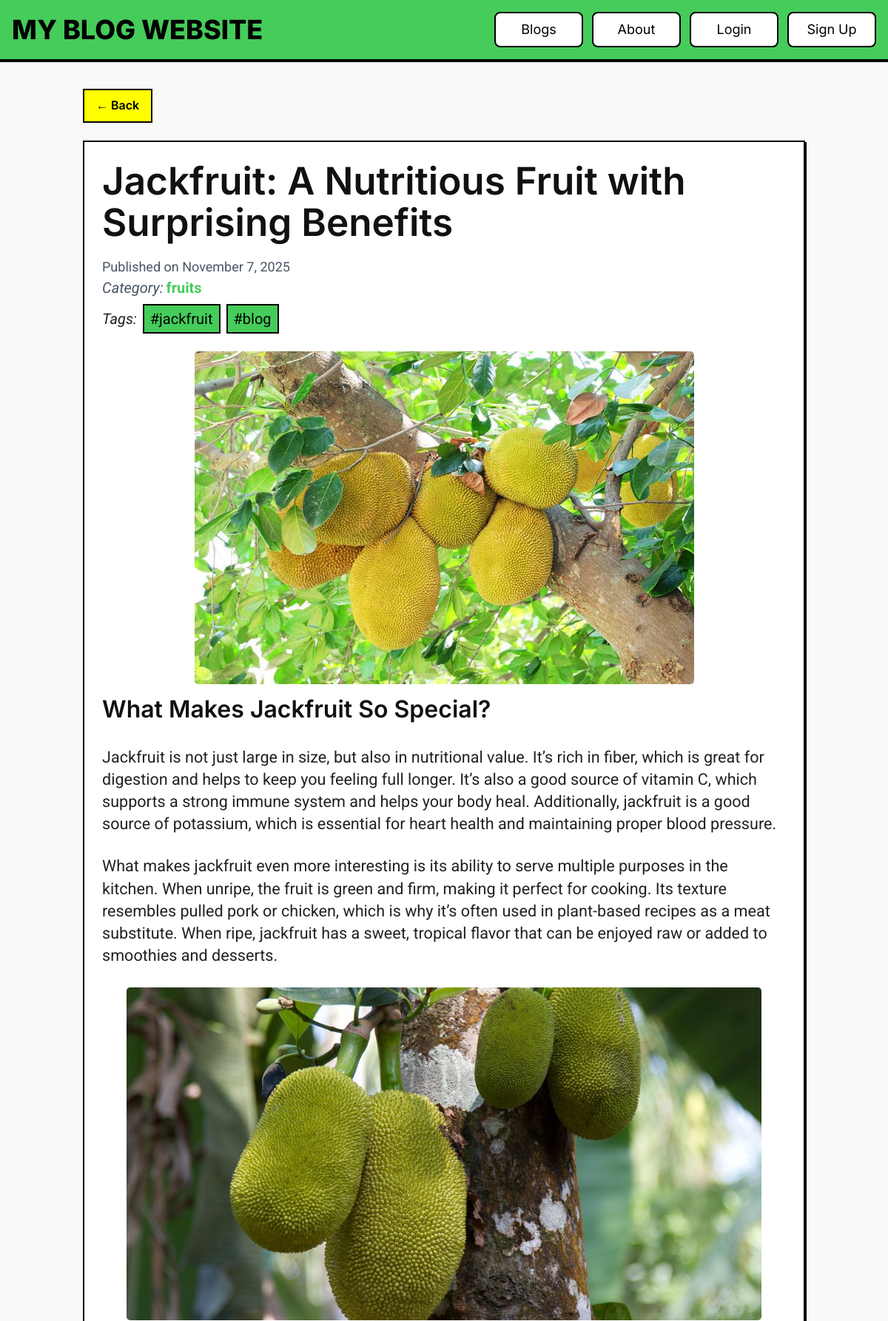
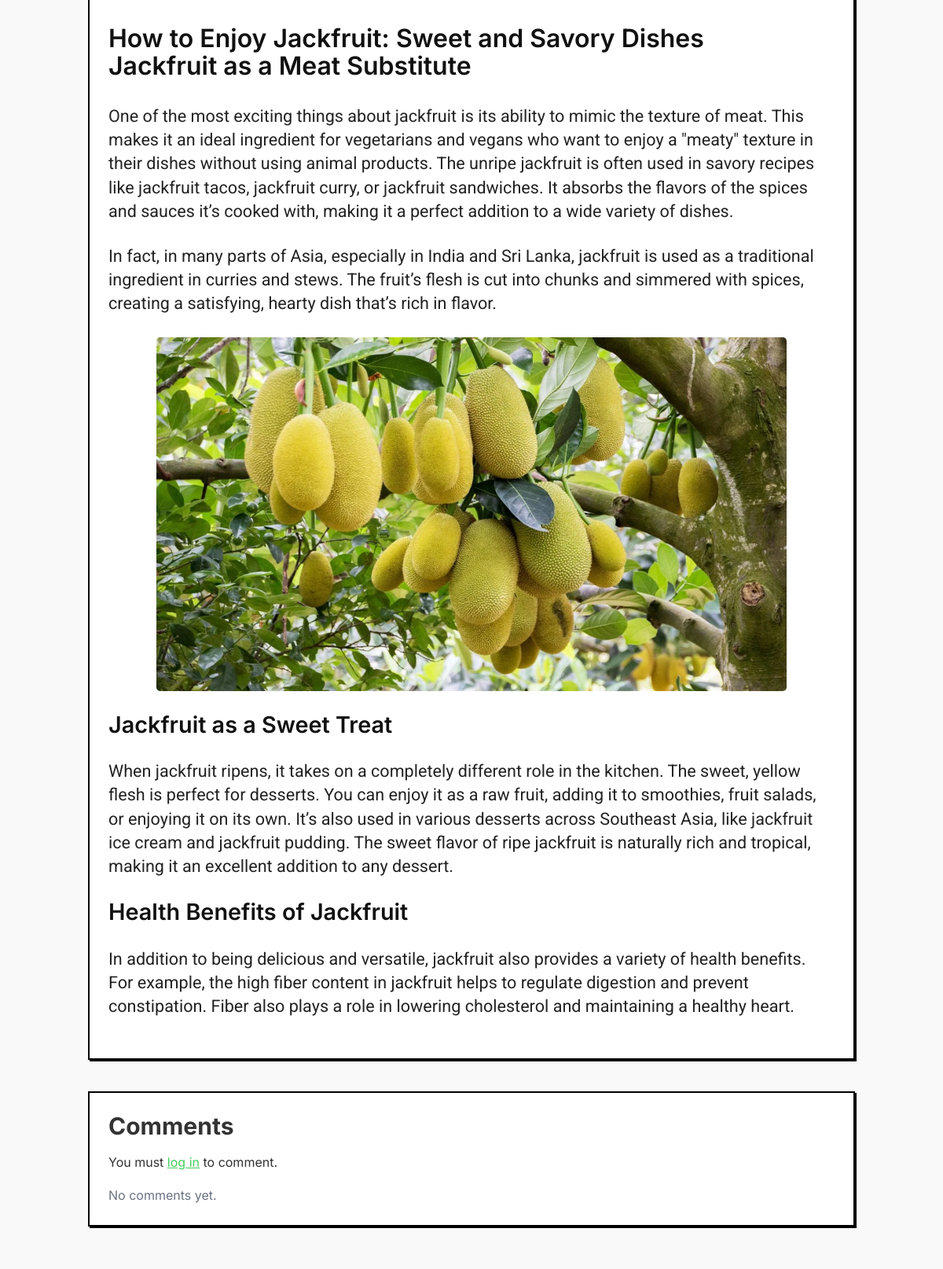
The page /greenblog/post/jackfruit-a-nutritious-fruit-with-surprising-benefits/ (upper part) on the database its author committed (2 pictures, top to bottom).
### blog/models.py (models this page shows, shortened)
class BlogPost(models.Model):
    title = models.CharField(max_length=255)
    slug = models.SlugField(unique=True, blank=True, max_length=255)
    category = models.ForeignKey('Category', on_delete=models.SET_NULL, null=True, related_name='posts')
    tags = models.ManyToManyField('Tag', blank=True, related_name='posts')
    content = RichTextField()
    image = models.ImageField(upload_to='blog_images/', blank=True, null=True)
    author = models.ForeignKey(User, on_delete=models.SET_NULL, null=True, blank=True)
    created_at = models.DateTimeField(auto_now_add=True)
    updated_at = models.DateTimeField(auto_now=True)

class Category(models.Model):
    name = models.CharField(max_length=100, unique=True)
    slug = models.SlugField(unique=True, blank=True)

class Tag(models.Model):
    name = models.CharField(max_length=50, unique=True)
    slug = models.SlugField(unique=True, blank=True)

### blog/views.py (the view)
# urls.py: path('post/<slug:slug>/', views.blog_detail, name='blog_detail'),
def blog_detail(request, slug):
    blog_post = get_object_or_404(BlogPost, slug=slug)
    comments = blog_post.comments.all().order_by('-created_at')
    if request.method == 'POST':
        if request.user.is_authenticated:
            form = CommentForm(request.POST)
            if form.is_valid():
                comment = form.save(commit=False)
                comment.post = blog_post
                comment.user = request.user
                comment.save()
                return redirect('blog_detail', slug=slug)
        else:
            return redirect('login')
    else:
        form = CommentForm()
    return render(request, 'blog/blog_detail.html', {
        'blog_post': blog_post,
        'comments': comments,
        'form': form
    })

### blog/context_processors.py (called while the page is built)
def current_time(request):
    return {'current_time': datetime.now()}

### blog/templates/blog/blog_detail.html (shortened to what this page needs)
{% extends 'base.html' %}
{% load static %}
{% block content %}
<div class="mt-2 mb-4 md:mt-3 md:mb-6">
    <a href="javascript:history.back()" class="inline-block px-4 py-2 border-2 border-black bg-[#FFFF00] text-black font-semibold rounded-btn hover:bg-treegreen hover:text-white transition">
      &larr; Back
    </a>
  </div>
<article class="max-w-8xl w-11/12 md:w-full mx-auto p-6 bg-white neo-card">
  <h1 class="blog_title text-3xl md:text-4xl font-extrabold text-black">{{ blog_post.title }}</h1>
  <p class="text-lg text-gray-600 -mt-8 mb-4">
    Published on {{ blog_post.created_at|date:"F j, Y" }}
  </p>
  <p class="text-md text-gray-600 -mt-4 mb-2">{% if blog_post.category %}
      <span class="italic text-xl">Category:</span>
      <a href="{% url 'category_posts' blog_post.category.slug %}" class="text-treegreen text-xl font-bold hover:text-black">
        {{ blog_post.category.name }}
      </a>
    {% endif %}</p>
  {% if blog_post.tags.exists %}
    <div class="mb-6 flex flex-wrap gap-2">
      <button class="italic text-xl">Tags: </button>
      {% for tag in blog_post.tags.all %}
        <a href="{% url 'tag_posts' tag.slug %}" class="inline-block px-2 py-1 border-2 border-black bg-treegreen text-sm md:text-xl text-black hover:bg-black hover:text-treegreen transition">
          #{{ tag.name }}
        </a>
      {% endfor %}
    </div>
  {% endif %}
  {% if blog_post.image %}
    <div class="">
      <img src="{{ blog_post.image.url }}" alt="{{ blog_post.title }}" class="w-full h-full object-cover">
    </div>
  {% endif %}
  <div class="prose prose-lg max-w-none">
    {% autoescape off %}
      {{ blog_post.content|safe }}
    {% endautoescape %}
  </div>
</article>
<section class="max-w-8xl w-11/12 md:w-full mx-auto mt-10 p-6 bg-white neo-card">
  <h2 class="text-2xl md:text-3xl font-bold mb-4">Comments</h2>
  {% if user.is_authenticated %}
    <form method="post" class="mb-10 text-md md:text-xl">
      {% csrf_token %}
      {{ form.as_p }}
      <button type="submit" class="text-md md:text-xl px-4 mt-2 py-2 bg-treegreen border-2 border-black font-semibold text-black hover:bg-black hover:text-treegreen transition rounded-lg">
        Post Comment
      </button>
    </form>
  {% else %}
    <p class="mb-4">You must <a href="{% url 'login' %}" class="text-treegreen underline">log in</a> to comment.</p>
  {% endif %}
  {% for comment in comments %}
    <div class="border-2 border-black p-4 mb-4 bg-gray-50 rounded-lg">
      <p class="text-black text-md md:text-xl"><strong>{{ comment.user.username }}</strong> — <span class="text-sm md:text-lg">{{ comment.created_at|date:"M j, Y h:i A" }}</span></p>
      <p class="mt-2 text-md md:text-lg">{{ comment.content }}</p>
    </div>
  {% empty %}
    <p class="text-gray-500">No comments yet.</p>
  {% endfor %}
</section>
{% endblock %}

### blog/templates/base.html (shortened to what this page needs)
{% load static %}
<!DOCTYPE html>
<html lang="en">
<head>
    <script src="https://cdn.jsdelivr.net/npm/@tailwindcss/browser@4"></script>
</head>
<body class="bg-white text-black">
        <nav class="flex flex-col md:flex-row md:justify-between md:items-center p-2 md:p-4 bg-treegreen border-b-4 border-black">
            <h1 class="text-3xl md:text-4xl font-extrabold uppercase text-black text-center md:text-left mr-2 mb-0 md:mb-0">
                My Blog Website
            </h1>
            <div class="text-xs md:text-lg grid grid-cols-2 gap-1 md:flex md:space-x-2 md:justify-end">
                <a href="{% url 'blog_list' %}" class="min-w-[120px] px-4 py-2 border-2 border-black bg-white text-black hover:bg-[#FFFF00] hover:text-treegreen transition text-center rounded-lg">
                Blogs
                </a>
                <a href="{% url 'about' %}" class="min-w-[120px] px-4 py-2 border-2 border-black bg-white text-black hover:bg-[#FFFF00] hover:text-treegreen transition text-center rounded-lg">
                About
                </a>
                {% if user.is_authenticated %}
                <span class="user-name font-xs text-black font-semibold text-center
                            truncate overflow-hidden md:whitespace-normal">
                    {{ user.username }}
                </span>
                <form action="{% url 'logout' %}" method="post" class="inline min-w-[120px]">
                    {% csrf_token %}
                    <button type="submit" class="w-full md:w-auto px-4 py-2 border-2 border-black bg-white text-black hover:bg-[#FFFF00] hover:text-treegreen transition rounded-lg">
                    Logout
                    </button>
                </form>
                {% else %}
                <a href="{% url 'login' %}" class="min-w-[120px] px-4 py-2 border-2 border-black bg-white text-black hover:bg-[#FFFF00] hover:text-treegreen transition text-center rounded-lg">
                    Login
                </a>
                <a href="{% url 'signup' %}" class="min-w-[120px] px-4 py-2 border-2 border-black bg-white text-black hover:bg-[#FFFF00] hover:text-treegreen transition text-center rounded-lg">
                    Sign Up
                </a>
                {% endif %}
            </div>
            </nav>
    <div class="container mx-auto p-2 md:p-6">
        {% block content %}{% endblock %}
    </div>
</body>
</html>

### blog/templates/base.html (style rules this page uses)
:root { --treegreen: #45cc5a; }
.bg-treegreen { background-color: var(--treegreen); }
.text-treegreen { color: var(--treegreen); }
.neo-card { border: 2px solid black; box-shadow: 2px 2px 0 black; transition: all 0.2s ease; }
article .blog_title { font-size: 2em; margin-bottom: 1.2em; }
body { font-family: 'Inter', sans-serif; line-height: 1.6; color: #333; background-color: #f9f9f9; }
article { font-family: 'Roboto', sans-serif; line-height: 1.5; color: #222; }
article h1, article h2, article h3, article h4, article h5, article h6 { font-family: 'Inter', sans-serif; font-weight: 600; color: #111; margin-bottom: 1em; line-height: 1.1; }
article h1 { font-size: 2.2em; }
article h2 { font-size: 2em; }
article h3 { font-size: 1.8em; }
.prose p { font-size: 1.1em; margin-bottom: 1.25em; line-height: 1.4; }
.prose img { max-width: 100%; height: auto; display: block; margin: 20px auto; }
img { display: block; margin: 1em auto; max-width: 90%; max-height: 450px; width: auto; height: auto; object-fit: cover; border-radius: 0.3rem; }
@media (min-width: 768px) { .prose p { font-size: 1.35em; } }
@media (min-width: 768px) { article .blog_title { font-size: 3.2em; margin-bottom: 1em; } }

### rows shown on the page
BlogPost: title "Jackfruit: A Nutritious Fruit with Surprising Benefits", created_at "November 7, 2025", category.name "fruits", image (picture), content "What Makes Jackfruit So Special? Jackfruit is not just large in size, but also in nutritional value. It’s rich in fiber, which is great for digestion and helps to keep you feeling full longer. It’s also a good source of vitamin C, which supports a strong immune system and helps your body heal. Additionally, jackfruit is a good source of potassium, which is essential for heart health and maintaining proper blood pressure. What makes jackfruit even more interesting is its ability to serve multiple purposes in the kitchen. When unripe, the fruit is green and firm, making it perfect for cooking. Its texture resembles pulled pork or chicken, which is why it’s often used in plant-based recipes as…", content (picture)
Tag: name "jackfruit"
Tag: name "blog"
